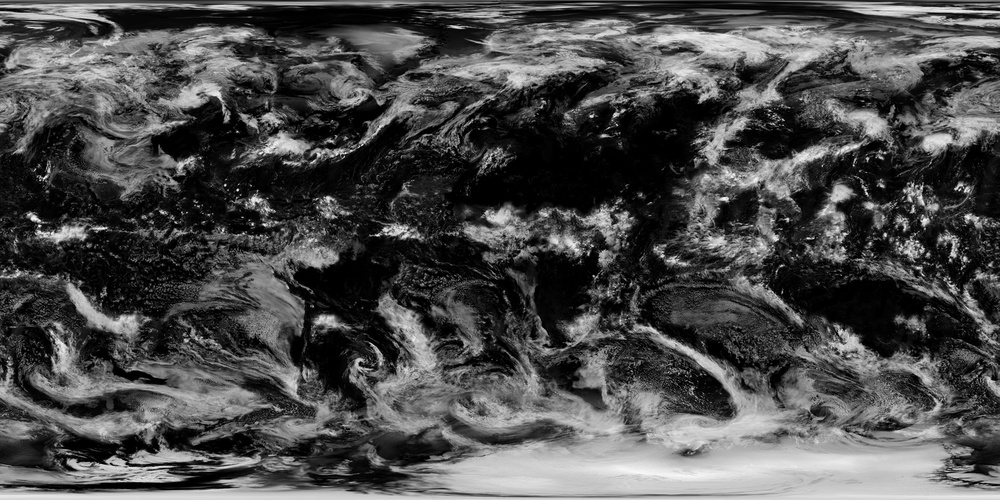
#> input picture blender/nasa_src/cloud_combined_2048.jpg, 1000 x 500 px, shrunk from 2048 x 1024 before the run
$ python black_scan.py ../blender/nasa_src/cloud_combined_2048.jpg
#> lines starting #> are read from the running program, lines starting #| are printed output that depends on the picture; after the words box and inside, x2 and y2 are one past the last pixel; in counts of white or black regions, pixels touching at a corner belong together
# -*- coding: utf-8 -*-
"""扫描渲染图里的黑块：两个面完全共面时会互相遮光，渲染成一小块纯黑。出成图后跑一遍，再人工看标出的位置
（树干、石缝、屋檐下的深影也会被标出，那些是正常的）。用法：python tools/black_scan.py <png> [...]"""
import sys
import numpy as np
from PIL import Image

for path in sys.argv[1:]:
    a = np.asarray(Image.open(path).convert("RGB")).astype(np.int32)
    dark = a.max(axis=2) <= 32
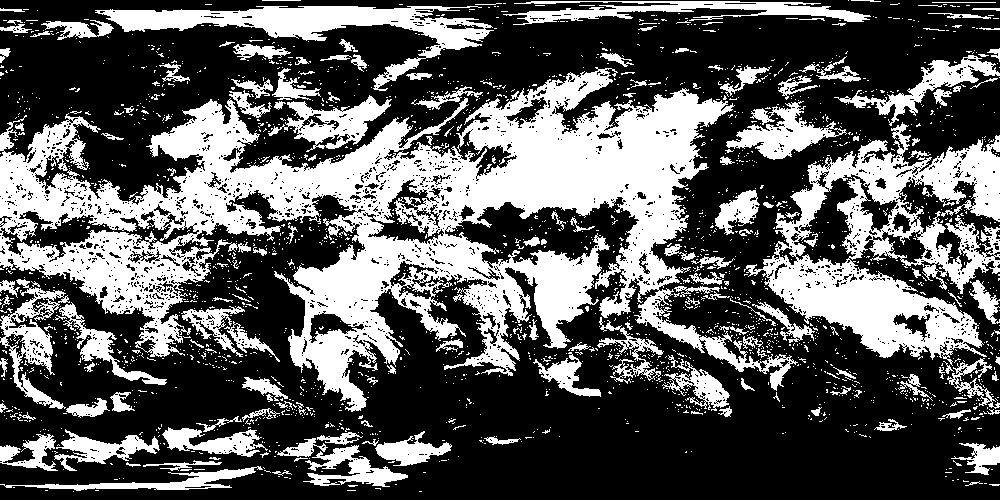
#> dark: shape (500, 1000) bool; 36.1% white; 2306 white regions (2130 under 20 px), largest, box (x1, y1, x2, y2) and area: (0, 67, 798, 412) 93676, (744, 122, 1000, 366) 25084, (95, 6, 494, 91) 8700
    h, w = dark.shape
#> h = 500; w = 1000
    cell = 10
    hits = []
    for y in range(0, h - cell, cell):
        row = dark[y:y + cell]
        for x in range(0, w - cell, cell):
            n = int(row[:, x:x + cell].sum())
            if n >= cell * cell * 0.7:
                hits.append((x, y, n))
#> after the loop, hits = 1225 items, first 6: (660, 0, 70), (670, 0, 82), (680, 0, 81), (690, 0, 76), (710, 0, 77), (720, 0, 75)
    print(f"{path}: size {w}x{h}, dark pixels {int(dark.sum())}, suspicious cells {len(hits)}")
#| ../blender/nasa_src/cloud_combined_2048.jpg: size 1000x500, dark pixels 180419, suspicious cells 1225
    for (x, y, n) in hits[:25]:
        print(f"   cell at ({x},{y})  black {n}/{cell * cell}")
#> this loop made 25 passes
#> (x, y, n) on passes 1 to 12: (660, 0, 70), (670, 0, 82), (680, 0, 81), (690, 0, 76), (710, 0, 77), (720, 0, 75), (730, 0, 70), (750, 0, 74), (760, 0, 80), (770, 0, 80), (780, 0, 72), (110, 10, 97)
#|    cell at (660,0)  black 70/100
#|    cell at (670,0)  black 82/100
#|    cell at (680,0)  black 81/100
#|    cell at (690,0)  black 76/100
#|    cell at (710,0)  black 77/100
#|    cell at (720,0)  black 75/100
#|    cell at (730,0)  black 70/100
#|    cell at (750,0)  black 74/100
#> (further printed lines are left out)
